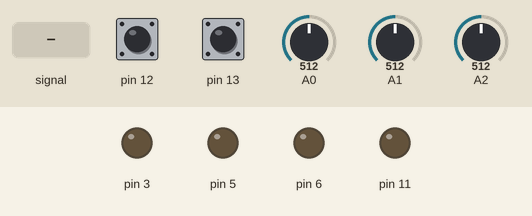
The sketch below on a simulated Arduino Uno, built with avr-gcc and run on an emulated ATmega328P. Shown: output pins drawn as LEDs (lit = HIGH). Inputs (shaded band) come from the test bench; at power-on: A1 = 512, A0 = 512, pin 12 HIGH, pin 13 HIGH, A2 = 512.

Above: at 1.2 s.
1.3 s: A0 fed a 1000 Hz sine of ±255 counts around its level
At 2.1 s:
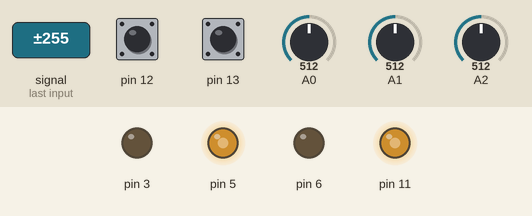
2.8 s: A1 set to 835
4.3 s: A1 set to 859
At 4.9 s:
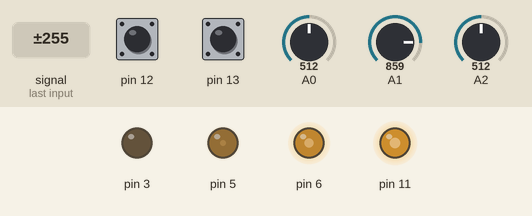
5.8 s: A0 set to 0
At 6.7 s:
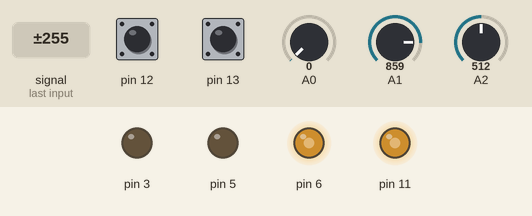
Timing chart, 0 to 8.3 s (numbered marks = the images above; inputs shaded):
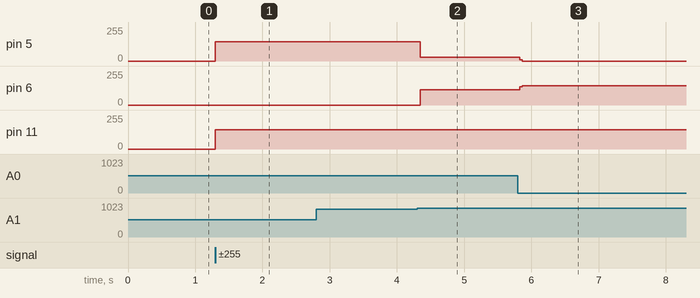

The sketch:

Line_Following_Final_Demo.ino
```cpp
/*
  Final Line Following Demo
  By: Diego Morales, Kevyn Vital, Jarren Hill
  Edited: May 5, 2025
  I/O Pins
  A0: Right LF
  A1: Middle LF
  A2: Left LF
  A3:
  A4:
  A5:
  D0:
  D1:
  D2:
  D3: Left Motor Backward Speed OC2B
  D4:
  D5: Right Motor Backward Speed OC0B
  D6: Right Motor Forward Speed OC0A
  D7:
  D8:
  D9:
  D10:
  D11: Left Motor Forward Speed OC2A
  D12: Left wheel encoder
  D13: Right wheel encoder
*/

void setup() {
  cli();

  Serial.begin(9600);

  // Setting D3, D5, D6, and D11 as outputs
  DDRD = 0x68;
  DDRB = 0x08;
  // Setting internal pull up resistors for D12 and D13
  PORTB |= 0x30;

  // Setting up TCNT0
  // OC0A and OC0B activated non-inverting mode
  TCCR0A = 0xA1;  // Phase correct PWM mode
  TCCR0B = 0x01;  // Prescaler of 1
  TIMSK0 = 0x00;  // No interrupts

  // Setting up TCNT2
  // OC2A and OC2B activated non-inverting mode
  TCCR2A = 0xA1;  // Phase correct PWM mode
  TCCR2B = 0x01;  // Prescaler of 1
  TIMSK2 = 0x00;  // No interrupts

  //setting up PIN CHANGE interrupts for D12, D13
  PCICR = 0x01;
  PCMSK0 = 0x30;

  // Setting up ADC autotrigger disabled, starting first conversion, enabling interrupt, 128 prescaler, free-running mode, and 8-bit mode
  ADCSRA = 0xCF;
  ADCSRB = 0x00;
  ADMUX = 0x60;

  sei();
}

// Line follower values
volatile unsigned char leftLF = 0, middleLF = 0, rightLF = 0;
volatile unsigned int rightTog = 0;  // total amount of toggles on right wheel
volatile unsigned int leftTog = 0;   // total amount of toggles on left wheel

// Global variables were we store the values that will be given to the OCRxn
volatile unsigned char rightPWM = 145;    // right wheel forward speed
volatile unsigned char leftPWM = 144;     // left wheel forward speed
volatile unsigned char turn = 125;        // turn wheel speed
volatile unsigned char turnSupport = 50;  // turn support wheel speed


void loop() {
  if (leftLF) {
    left();

  } else if (rightLF) {
    right();

  } else if (middleLF) {
    forward();
  }

  // Set all the PWM variables to 0 to stop the car
  if (((rightTog + leftTog) / 2) > 4600) {
    // Set all PWM global variables equal to 0
    rightPWM = 0;
    leftPWM = 0;
    turn = 0;
    turnSupport = 0;
  }
}

void forward() {
  // Turning OC2A on again
  TCCR2A |= 0x80;
  OCR0A = rightPWM;
  OCR0B = 0;
  OCR2A = leftPWM;
  OCR2B = 0;
}

void right() {
  // Turning OC2A on again
  TCCR2A |= 0x80;
  OCR0A = 0;
  OCR0B = rightPWM;
  OCR2A = leftPWM;
  OCR2B = 0;
}

void left() {
  // Turning OC2B on and OC2A off
  TCCR2A |= 0x20;
  TCCR2A &= ~0x80;
  OCR0A = rightPWM;
  OCR0B = 0;
  OCR2A = 0;
  OCR2B = leftPWM;
}

//This ISR is default toggle and we want it to be falling edge
volatile unsigned char statusVar;
ISR(PCINT0_vect) {
  statusVar = SREG;
  static unsigned char leftOld = 0;      // previous left encoder value
  unsigned char leftNew = PINB & 0x10;   // current left encoder value
  static unsigned char rightOld = 0;     // previous right encoder value
  unsigned char rightNew = PINB & 0x20;  // current right encoder value

  if (leftNew < leftOld) {
    leftTog++;
  }
  if (rightNew < rightOld) {
    rightTog++;
  }
  leftOld = leftNew;
  rightOld = rightNew;
  SREG = statusVar;
}

ISR(ADC_vect) {
  statusVar = SREG;
  switch (ADMUX & 0x0F) {
    case 0:
      // Read from right LF sensor
      if (ADCH > 180) {
        rightLF = 1;  // flag set to call right()
      } else {
        rightLF = 0;
      }
      // Next ISR read from pin A1 (Middle LF)
      ADMUX |= 0x01;
      break;

    case 1:
      // Read from middle LF sensor
      if (ADCH > 210) {
        middleLF = 1;  // flag set to call forward()
      } else {
        middleLF = 0;
      }
      // Next ISR read from pin A2 (Left LF)
      ADMUX |= 0x02;
      ADMUX &= ~0x01;
      break;

    case 2:
      // Read from left LF sensor
      if (ADCH > 180) {
        leftLF = 1;  // flag set to call left()
      } else {
        leftLF = 0;
      }
      // Next ISR read from pin A0 (Right LF)
      ADMUX &= 0xF0;
      break;
  }
  ADCSRA |= 0x40;  // Start new ADC conversion
  SREG = statusVar;
}
```

Measured:
- the behaviour switches between 843 and 844 on A1 (found by bisection; images 1 and 2)
- after the input at 1.3 s, pin 5: 0/255 → 145/255 at once; pin 11: 0/255 → 144/255 at once
- after the input at 2.8 s, every drawn part: stays the same
- after the input at 4.3 s, pin 5: 145/255 → 29/255 after 0.05 s; pin 6: 0/255 → 116/255 after 0.05 s
- after the input at 5.8 s, pin 5: 29/255 → 0/255 at once; pin 6: 116/255 → 145/255 at once
